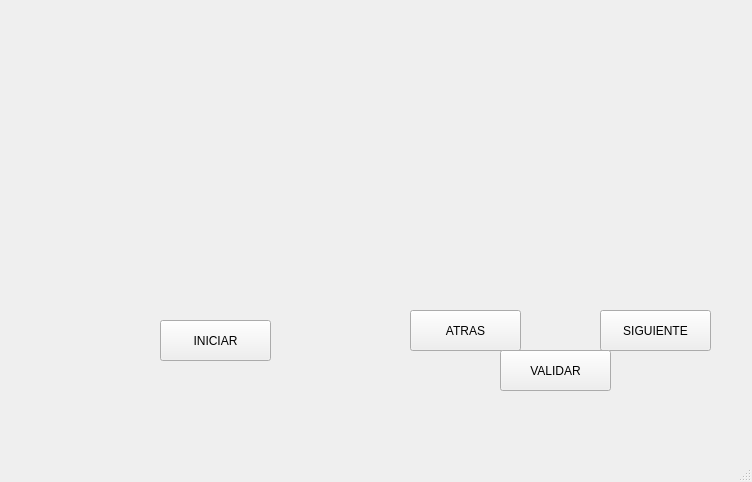
<?xml version="1.0" encoding="UTF-8"?>
<ui version="4.0">
 <class>MainWindow</class>
 <widget class="QMainWindow" name="MainWindow">
  <property name="geometry">
   <rect>
    <x>0</x>
    <y>0</y>
    <width>752</width>
    <height>482</height>
   </rect>
  </property>
  <property name="windowTitle">
   <string>MainWindow</string>
  </property>
  <widget class="QWidget" name="centralwidget">
   <widget class="QLabel" name="label">
    <property name="geometry">
     <rect>
      <x>20</x>
      <y>10</y>
      <width>121</width>
      <height>71</height>
     </rect>
    </property>
    <property name="text">
     <string/>
    </property>
    <property name="pixmap">
     <pixmap resource="../Imagenes/recursos.qrc">:/Logos/logoUat.png</pixmap>
    </property>
    <property name="scaledContents">
     <bool>true</bool>
    </property>
   </widget>
   <widget class="QLabel" name="label_4">
    <property name="geometry">
     <rect>
      <x>620</x>
      <y>0</y>
      <width>121</width>
      <height>71</height>
     </rect>
    </property>
    <property name="text">
     <string/>
    </property>
    <property name="pixmap">
     <pixmap resource="../Imagenes/recursos.qrc">:/Logos/FI_LOGO.png</pixmap>
    </property>
    <property name="scaledContents">
     <bool>true</bool>
    </property>
   </widget>
   <widget class="QLabel" name="label_5">
    <property name="geometry">
     <rect>
      <x>620</x>
      <y>360</y>
      <width>121</width>
      <height>71</height>
     </rect>
    </property>
    <property name="text">
     <string/>
    </property>
    <property name="pixmap">
     <pixmap resource="../Imagenes/recursos.qrc">:/Logos/equipo.jpeg</pixmap>
    </property>
    <property name="scaledContents">
     <bool>true</bool>
    </property>
   </widget>
   <widget class="QLabel" name="txt_contador">
    <property name="geometry">
     <rect>
      <x>80</x>
      <y>200</y>
      <width>151</width>
      <height>131</height>
     </rect>
    </property>
    <property name="text">
     <string/>
    </property>
   </widget>
   <widget class="QLabel" name="imagenPC">
    <property name="geometry">
     <rect>
      <x>100</x>
      <y>100</y>
      <width>211</width>
      <height>201</height>
     </rect>
    </property>
    <property name="text">
     <string/>
    </property>
    <property name="pixmap">
     <pixmap/>
    </property>
    <property name="scaledContents">
     <bool>true</bool>
    </property>
   </widget>
   <widget class="QPushButton" name="btn_iniciar">
    <property name="geometry">
     <rect>
      <x>160</x>
      <y>320</y>
      <width>111</width>
      <height>41</height>
     </rect>
    </property>
    <property name="text">
     <string>INICIAR</string>
    </property>
   </widget>
   <widget class="QLabel" name="imagenUsu">
    <property name="geometry">
     <rect>
      <x>450</x>
      <y>100</y>
      <width>211</width>
      <height>201</height>
     </rect>
    </property>
    <property name="text">
     <string/>
    </property>
    <property name="pixmap">
     <pixmap/>
    </property>
    <property name="scaledContents">
     <bool>true</bool>
    </property>
   </widget>
   <widget class="QPushButton" name="btn_atras">
    <property name="geometry">
     <rect>
      <x>410</x>
      <y>310</y>
      <width>111</width>
      <height>41</height>
     </rect>
    </property>
    <property name="text">
     <string>ATRAS</string>
    </property>
   </widget>
   <widget class="QPushButton" name="btn_siguiente">
    <property name="geometry">
     <rect>
      <x>600</x>
      <y>310</y>
      <width>111</width>
      <height>41</height>
     </rect>
    </property>
    <property name="text">
     <string>SIGUIENTE</string>
    </property>
   </widget>
   <widget class="QPushButton" name="btn_validar">
    <property name="geometry">
     <rect>
      <x>500</x>
      <y>350</y>
      <width>111</width>
      <height>41</height>
     </rect>
    </property>
    <property name="text">
     <string>VALIDAR</string>
    </property>
   </widget>
  </widget>
  <widget class="QMenuBar" name="menubar">
   <property name="geometry">
    <rect>
     <x>0</x>
     <y>0</y>
     <width>752</width>
     <height>24</height>
    </rect>
   </property>
  </widget>
  <widget class="QStatusBar" name="statusbar"/>
 </widget>
 <resources>
  <include location="../Imagenes/recursos.qrc"/>
 </resources>
 <connections/>
</ui>
